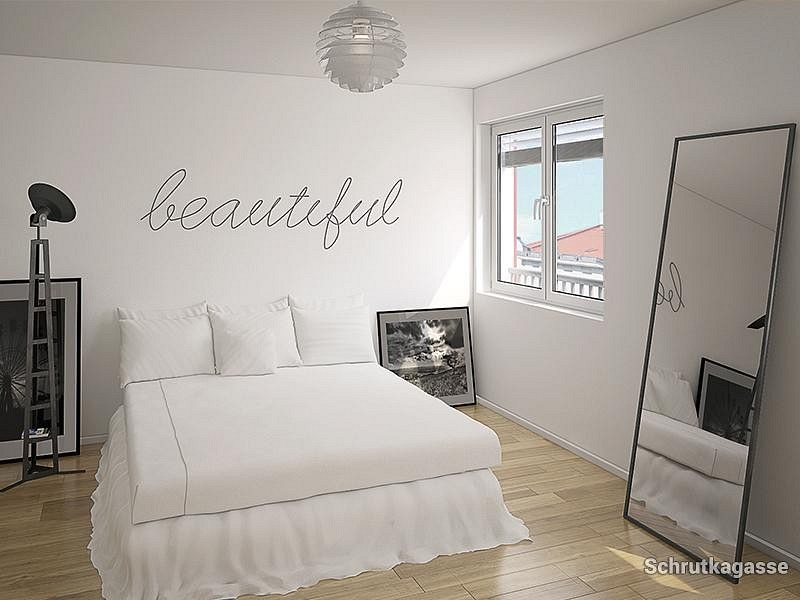
#> input picture src/img/remax1.jpg, 800 x 600 px
$ python draw.py
#> lines starting #> are read from the running program, lines starting #| are printed output that depends on the picture; after the words box and inside, x2 and y2 are one past the last pixel; in counts of white or black regions, pixels touching at a corner belong together
import Image
import ImageDraw
im = Image.open("img/remax1.jpg")
#> im is the input picture: PIL image 800x600 RGB; mean R, G, B 170.1, 163.6, 156.5
transparent_area = (50,50,100,100)

mask=Image.new('L', im.size, color=255)
#> mask: PIL image 800x600 L; every value is 255
draw=ImageDraw.Draw(mask)
draw.rectangle(transparent_area, fill=0)
im.putalpha(mask)
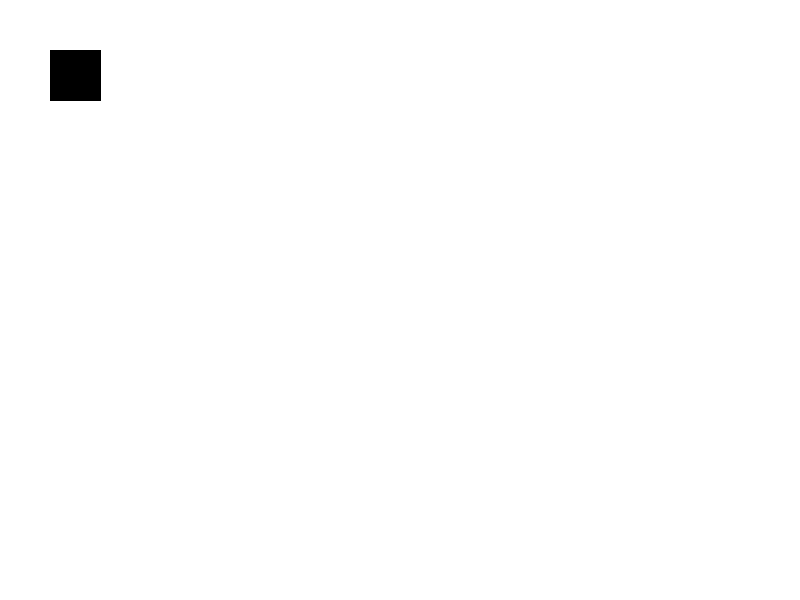
#> mask: PIL image 800x600 L; 99.5% white; 1 black region, box (x1, y1, x2, y2) and area: (50, 50, 101, 101) 2601
#> im: PIL image 800x600 RGBA
im.save('/tmp/output.png')
